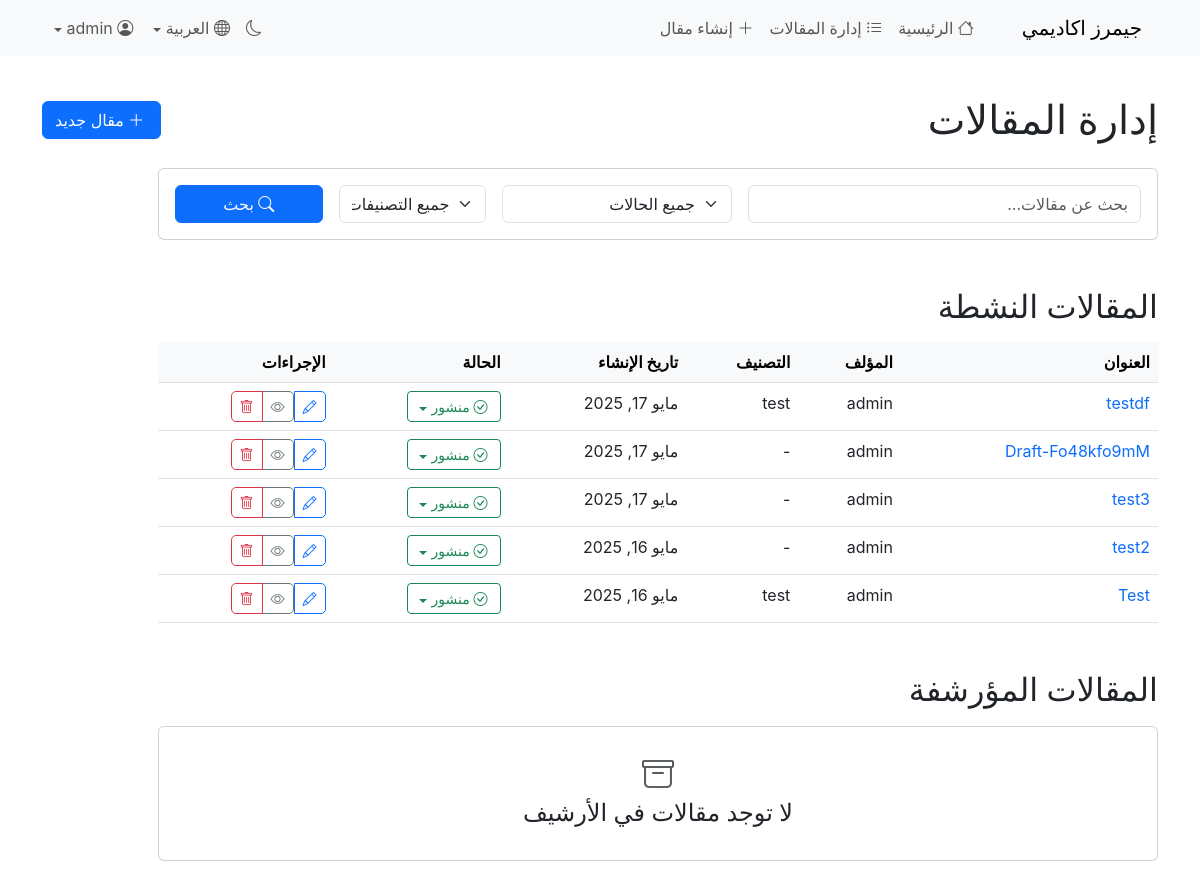
/published/ (signed in), run on the app's committed database.
### articles/models.py (models this page shows, shortened)
class Article(models.Model):
    FORMAT_CHOICES = (
        ('plaintext', 'Plain Text'),
        ('bbcode', 'BBCode'),
        ('html', 'HTML'),
    )
    STATE_CHOICES = (
        ('published', 'Published'),
        ('draft', 'Draft'),
        ('archived', 'Archived'),
    )
    title = models.CharField(max_length=200)
    slug = models.SlugField(unique=True)
    content = models.TextField()
    content_en = models.TextField(default='')
    format = models.CharField(max_length=10, choices=FORMAT_CHOICES, default='plaintext')
    author = models.ForeignKey(settings.AUTH_USER_MODEL, on_delete=models.CASCADE)
    created_at = models.DateTimeField(auto_now_add=True)
    updated_at = models.DateTimeField(auto_now=True)
    published = models.BooleanField(default=False)
    fullscreen = models.BooleanField(default=False)
    multilang = models.BooleanField(default=False)
    state = models.CharField(max_length=10, choices=STATE_CHOICES, default='published')
    category = models.ForeignKey(Category, on_delete=models.SET_NULL, null=True, blank=True, related_name='articles')
    tags = models.ManyToManyField(Tag, related_name='articles', blank=True)

class Category(models.Model):
    name = models.CharField(max_length=100)
    slug = models.SlugField(unique=True)
    description = models.TextField(blank=True)
    class Meta:
        verbose_name_plural = "Categories"

### articles/views.py (the view)
# urls.py: path('published/', views.article_admin_list, name='article_admin_list'),
@login_required
@user_passes_test(is_admin)
def article_admin_list(request):
    dark_mode = request.COOKIES.get('dark_mode', 'false').lower() == 'true'
    articles = Article.objects.all().order_by('-created_at')
    categories = Category.objects.all()
    archived_articles = Article.objects.filter(state='archived').count()
    query = request.GET.get('query')
    category_id = request.GET.get('category')
    state = request.GET.get('state')
    if query:
        articles = articles.filter(
            Q(title__icontains=query) | Q(content__icontains=query)
        )
    if category_id:
        try:
            category = Category.objects.get(id=category_id)
            articles = articles.filter(category=category)
        except (Category.DoesNotExist, ValueError):
            pass
    if state:
        articles = articles.filter(state=state)
    active_articles = [article for article in articles if article.state != 'archived']
    archived_articles_list = [article for article in articles if article.state == 'archived']
    return render(request, 'articles/article_admin_list.html', {
        'articles': articles,
        'active_articles': active_articles,
        'archived_articles_list': archived_articles_list,
        'categories': categories,
        'dark_mode': dark_mode,
        'archived_articles_count': archived_articles
    })

### articles/templates/articles/article_admin_list.html (shortened to what this page needs)
{% extends 'articles/base.html' %}
{% block content %}
<div class="container fade-in">
    <div class="admin-content">
        <div class="d-flex justify-content-between align-items-center mb-4">
            <h1 class="mb-0">
                {% if LANGUAGE_CODE == 'ar' %}إدارة المقالات{% else %}Manage Articles{% endif %}
            </h1>
            <a href="{% url 'article_create' %}" class="btn btn-primary">
                <i class="bi bi-plus-lg me-1"></i>
                {% if LANGUAGE_CODE == 'ar' %}مقال جديد{% else %}New Article{% endif %}
            </a>
        </div>
        <div class="card mb-4">
            <div class="card-body">
                <form method="get" class="row g-3">
                    <div class="col-lg-5 col-md-6">
                        <input type="text" name="query" class="form-control" placeholder="{% if LANGUAGE_CODE == 'ar' %}بحث عن مقالات...{% else %}Search articles...{% endif %}" value="{{ request.GET.query|default:'' }}">
                    </div>
                    <div class="col-lg-3 col-md-6">
                        <select name="state" class="form-select">
                            <option value="" {% if not request.GET.state %}selected{% endif %}>
                                {% if LANGUAGE_CODE == 'ar' %}جميع الحالات{% else %}All States{% endif %}
                            </option>
                        </select>
                    </div>
                    <div class="col-lg-2 col-md-6">
                        <select name="category" class="form-select">
                            <option value="" {% if not request.GET.category %}selected{% endif %}>
                                {% if LANGUAGE_CODE == 'ar' %}جميع التصنيفات{% else %}All Categories{% endif %}
                            </option>
                        </select>
                    </div>
                    <div class="col-lg-2 col-md-6">
                        <button type="submit" class="btn btn-primary w-100">
                            <i class="bi bi-search"></i>
                            {% if LANGUAGE_CODE == 'ar' %}بحث{% else %}Search{% endif %}
                        </button>
                    </div>
                </form>
            </div>
        </div>
        <h2 class="mt-5 mb-3">
            {% if LANGUAGE_CODE == 'ar' %}المقالات النشطة{% else %}Active Articles{% endif %}
        </h2>
        {% if active_articles %}
            <div class="table-responsive">
                <table class="table table-hover">
                    <thead class="table-light">
                        <tr>
                            <th>
                                {% if LANGUAGE_CODE == 'ar' %}العنوان{% else %}Title{% endif %}
                            </th>
                            <th class="d-none d-md-table-cell">
                                {% if LANGUAGE_CODE == 'ar' %}المؤلف{% else %}Author{% endif %}
                            </th>
                            <th class="d-none d-md-table-cell">
                                {% if LANGUAGE_CODE == 'ar' %}التصنيف{% else %}Category{% endif %}
                            </th>
                            <th class="d-none d-lg-table-cell">
                                {% if LANGUAGE_CODE == 'ar' %}تاريخ الإنشاء{% else %}Created{% endif %}
                            </th>
                            <th>
                                {% if LANGUAGE_CODE == 'ar' %}الحالة{% else %}Status{% endif %}
                            </th>
                            <th>
                                {% if LANGUAGE_CODE == 'ar' %}الإجراءات{% else %}Actions{% endif %}
                            </th>
                        </tr>
                    </thead>
                    <tbody>
                        {% for article in active_articles %}
                            <tr>
                                <td>
                                    <a href="{% url 'article_detail' slug=article.slug %}" class="text-decoration-none">
                                        {{ article.title }}
                                    </a>
                                </td>
                                <td class="d-none d-md-table-cell">{{ article.author.get_full_name|default:article.author.username }}</td>
                                <td class="d-none d-md-table-cell">{{ article.category.name|default:"-" }}</td>
                                <td class="d-none d-lg-table-cell">{{ article.created_at|date:"M d, Y" }}</td>
                                <td>
                                    <div class="dropdown">
                                        <button class="btn btn-sm dropdown-toggle article-status-btn
                                            {% if article.state == 'published' %}btn-outline-success
                                            {% elif article.state == 'archived' %}btn-outline-secondary
                                            {% else %}btn-outline-warning{% endif %}"
                                            type="button" data-bs-toggle="dropdown" aria-expanded="false">
                                            {% if article.state == 'published' %}
                                                <i class="bi bi-check-circle me-1"></i>
                                                {% if LANGUAGE_CODE == 'ar' %}منشور{% else %}Published{% endif %}
                                            {% elif article.state == 'archived' %}
                                                <i class="bi bi-archive me-1"></i>
                                                {% if LANGUAGE_CODE == 'ar' %}أرشيف{% else %}Archived{% endif %}
                                            {% else %}
                                                <i class="bi bi-pencil-square me-1"></i>
                                                {% if LANGUAGE_CODE == 'ar' %}مسودة{% else %}Draft{% endif %}
                                            {% endif %}
                                        </button>
                                    </div>
                                </td>
                                <td>
                                    <div class="btn-group btn-group-sm">
                                        <a href="{% url 'article_edit' slug=article.slug %}" class="btn btn-outline-primary">
                                            <i class="bi bi-pencil"></i>
                                        </a>
                                        <a href="{% url 'article_detail' slug=article.slug %}" target="_blank" class="btn btn-outline-secondary">
                                            <i class="bi bi-eye"></i>
                                        </a>
                                        <a href="{% url 'article_delete' slug=article.slug %}" class="btn btn-outline-danger">
                                            <i class="bi bi-trash"></i>
                                        </a>
                                    </div>
                                </td>
                            </tr>
                        {% endfor %}
                    </tbody>
                </table>
            </div>
        {% endif %}
        <h2 class="mt-5 mb-3">
            {% if LANGUAGE_CODE == 'ar' %}المقالات المؤرشفة{% else %}Archived Articles{% endif %}
        </h2>
        {% if archived_articles_list %}
            <div class="table-responsive">
                <table class="table table-hover">
                    <thead class="table-light">
                        <tr>
                            <th>
                                {% if LANGUAGE_CODE == 'ar' %}العنوان{% else %}Title{% endif %}
                            </th>
                            <th class="d-none d-md-table-cell">
                                {% if LANGUAGE_CODE == 'ar' %}المؤلف{% else %}Author{% endif %}
                            </th>
                            <th class="d-none d-md-table-cell">
                                {% if LANGUAGE_CODE == 'ar' %}التصنيف{% else %}Category{% endif %}
                            </th>
                            <th class="d-none d-lg-table-cell">
                                {% if LANGUAGE_CODE == 'ar' %}تاريخ الإنشاء{% else %}Created{% endif %}
                            </th>
                            <th>
                                {% if LANGUAGE_CODE == 'ar' %}الإجراءات{% else %}Actions{% endif %}
                            </th>
                        </tr>
                    </thead>
                    <tbody>
                        {% for article in archived_articles_list %}
                            <tr>
                                <td>
                                    {{ article.title }}
                                    <div class="d-md-none mt-1 small text-muted">
                                        {{ article.author.get_full_name|default:article.author.username }} -
                                        {{ article.created_at|date:"M d, Y" }}
                                    </div>
                                </td>
                                <td class="d-none d-md-table-cell">{{ article.author.get_full_name|default:article.author.username }}</td>
                                <td class="d-none d-md-table-cell">{{ article.category.name|default:"-" }}</td>
                                <td class="d-none d-lg-table-cell">{{ article.created_at|date:"M d, Y" }}</td>
                                <td>
                                    <div class="btn-group btn-group-sm">
                                        <button class="btn btn-outline-success" onclick="updateArticleState('{{ article.id }}', 'draft')">
                                            <i class="bi bi-arrow-counterclockwise"></i>
                                            {% if LANGUAGE_CODE == 'ar' %}استعادة{% else %}Restore{% endif %}
                                        </button>
                                        <a href="{% url 'article_delete' slug=article.slug %}" class="btn btn-outline-danger">
                                            <i class="bi bi-trash"></i>
                                            {% if LANGUAGE_CODE == 'ar' %}حذف نهائي{% else %}Delete{% endif %}
                                        </a>
                                    </div>
                                </td>
                            </tr>
                        {% endfor %}
                    </tbody>
                </table>
            </div>
        {% else %}
            <div class="card">
                <div class="card-body text-center py-4">
                    <i class="bi bi-archive text-muted mb-3" style="font-size: 2rem;"></i>
                    <h4>
                        {% if LANGUAGE_CODE == 'ar' %}لا توجد مقالات في الأرشيف{% else %}No Archived Articles{% endif %}
                    </h4>
                </div>
            </div>
        {% endif %}
    </div>
</div>
{% endblock %}

### data on the page
Article: title "testdf", author.get_full_name "admin", category.name "test", created_at "مايو 17, 2025", state "published" (drawn)
Article: title "Draft-Fo48kfo9mM", author.get_full_name "admin", category.name "-", created_at "مايو 17, 2025", state "published" (drawn)
Article: title "test3", author.get_full_name "admin", category.name "-", created_at "مايو 17, 2025", state "published" (drawn)
Article: title "test2", author.get_full_name "admin", category.name "-", created_at "مايو 16, 2025", state "published" (drawn)
Article: title "Test", author.get_full_name "admin", category.name "test", created_at "مايو 16, 2025", state "published" (drawn)
